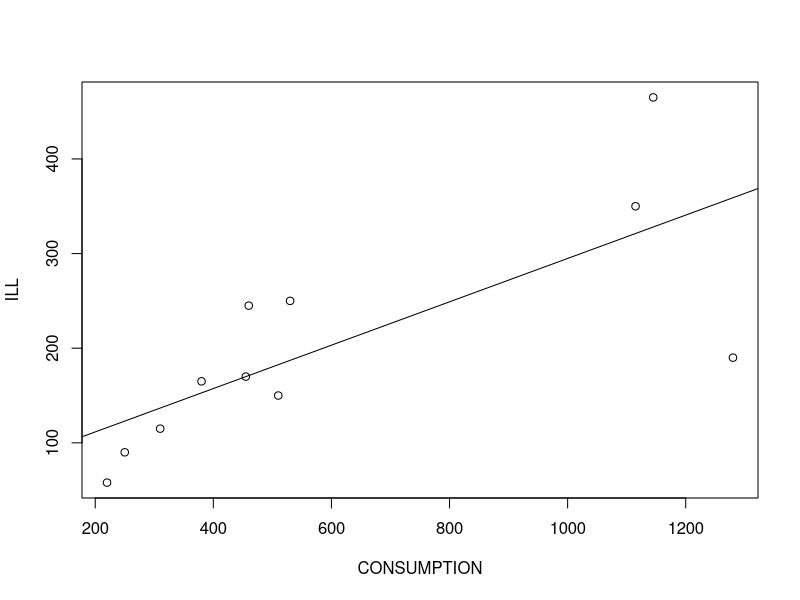

Here is the R script that generated this plot:
## ---- chunk 1
knitr::opts_chunk$set(echo = TRUE)

## ---- chunk 2
tobacco_data<- read.table('tobacco.txt', header=T, sep = '\t')
lm_ill <- lm(ILL ~ CONSUMPTION, data = tobacco_data)
summary <- summary(lm_ill)
summary
## ---- chunk 3
consumption <- tobacco_data$CONSUMPTION
X = as.matrix(cbind(rep(1,nrow(tobacco_data)), consumption))
b_coefficient <- solve(t(X) %*% X) %*% t(X)%*% tobacco_data$ILL
b_coefficient
## ---- chunk 4
summary$r.squared
## ---- chunk 5
summary 
## ---- chunk 6
p_value_consumption <- summary$coefficients[,4][2] # p-value of CONSUMPTION
p_value_consumption 
p_value_consumption < 0.01 # Level of significance

## ---- chunk 7
plot(tobacco_data$CONSUMPTION, tobacco_data$ILL, xlab = "CONSUMPTION", ylab = "ILL")
abline(lm_ill)
## ---- chunk 8
confint(lm_ill, level = 0.95)
confint(lm_ill, level = 0.99)
## ---- chunk 9

n_boot <- 2000

fit_helper_i <- function(X,y) {
  # Sample with replacement
  inds <- sample(1:nrow(X), replace = TRUE)
  X <- X[inds,]
  y <- y[inds]
  # Bootstrap LS estimate
  solve((t(X) %*% X)) %*% t(X) %*% y
}

y <- tobacco_data$ILL
boot_samples <- replicate(n_boot, fit_helper_i(X,y), simplify = 'matrix')
boot_samples <- cbind(boot_samples, b_coefficient[2])
alpha = 0.05
bootstrap_confint <- t(apply(boot_samples, 1, function(x) quantile(x, probs = c(alpha/2, 1- alpha/2, 1-alpha/2)))[-3,])
bootstrap_confint

